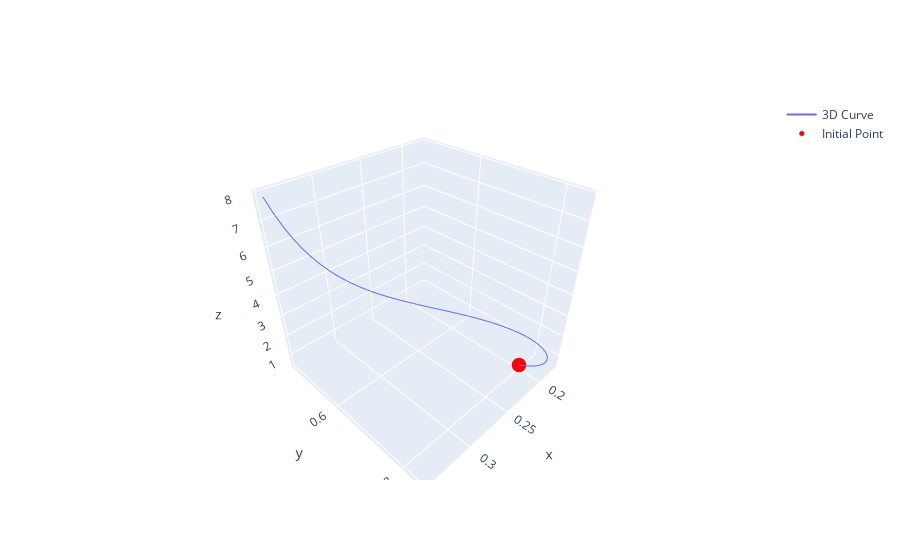

Notebook cell for this chart:
### Code cell
import numpy as np
from scipy.integrate import odeint
import plotly.graph_objects as go
import Inicia as ini

# Concentracoes iniciais
cmin, cmax = ini.concentrations()

# Saturacoes inciais a esquerda no plano cl
# ul, vl, cl = ini.Ul()

# Saturacoes iniciais a direita no plano cr
# ur, vr, cr = ini.Ur()
"""
# Viscosidades
muwl = ini.muw(cl)
muwr = ini.muw(cr)

"""
muw0, muo, mug = ini.viscosidades()

# Define the viscosity functions
def muw(c):
    # Viscosity of water
    return muw0 + c

def muwc(c):
    # dmuw/dc
    return 1.0

# Define the denominator function
def D(u, v, c):
    # Denominator
    w = 1 - u - v
    return u**2 / muw(c) + v**2 / muo + w**2 / mug

# Define the partial derivatives of D
def Du(u, v, c):
    # dD/du
    w = 1 - u - v
    return 2 * u / muw(c) - 2 * w / mug

def Dv(u, v, c):
    # dD/dv
    w = 1 - u - v
    return 2 * v / muo - 2 * w / mug

def Dc(u, v, c):
    # dD/dc
    return -muwc(c) * u**2 / muw(c) ** 2
# Define the functions f, g, and a
def f(u, v, c):
    return (u ** 2 / muw(c)) / D(u, v, c)


def g(u, v, c):
    return (v ** 2 / muo) / D(u, v, c)


def a(c):
    return c **0.5


def fw(u, v, c):
    # fw
    return (u ** 2 / muw(c)) / D(u, v, c)


def fwu(u, v, c):
    # dfw/du
    return (2 * u / muw(c) * D(u, v, c) - u ** 2 / muw(c) * Du(u, v, c)) / (
        D(u, v, c) ** 2
    )


def fwv(u, v, c):
    # dfw/dv
    return (-(u ** 2) / muw(c) * Dv(u, v, c)) / (D(u, v, c) ** 2)


def fwc(u, v, c):
    # dfw/dc
    return (
        u ** 2
        * (-(muwc(c) / muw(c) ** 2) * D(u, v, c) - Dc(u, v, c) / muw(c))
        / (D(u, v, c) ** 2)
    )


def fo(u, v, c):
    # fo
    return (v ** 2 / muo) / D(u, v, c)


def fou(u, v, c):
    # dfo/du
    return (-(v ** 2) / muo) * Du(u, v, c) / (D(u, v, c) ** 2)


def fov(u, v, c):
    # dfo/dv
    return (2 * v / muo * D(u, v, c) - v ** 2 / muo * Dv(u, v, c)) / (
        D(u, v, c) ** 2
    )


def foc(u, v, c):
    # dfo/dc
    return -(v ** 2) / muo * Dc(u, v, c) / (D(u, v, c) ** 2)


def fg(u, v, c):
    # fg
    w = 1 - u - v
    return (w ** 2 / mug) / D(u, v, c)


def fgu(u, v, c):
    # dfg/du
    w = 1 - u - v
    return (-2 * w / mug * D(u, v, c) - w ** 2 / mug * Du(u, v, c)) / (
        D(u, v, c) ** 2
    )


def fgv(u, v, c):
    # dfg/dv
    w = 1 - u - v
    return (-2 * w / mug * D(u, v, c) - w ** 2 / mug * Dv(u, v, c)) / (
        D(u, v, c) ** 2
    )


def fgc(u, v, c):
    # dfg/dv
    w = 1 - u - v
    return (-(w ** 2) / mug * Dc(u, v, c)) / (D(u, v, c) ** 2)

# Define the right-hand side of the system of ODEs
def model(y, t, f, g, a, fR, uR, gR, vR, cR, sigma):
    u, v, c = y
    du_dt = f(u, v, c) - sigma*u - (fR - sigma*u) * (u - uR)
    dv_dt = g(u, v, c) - sigma * v - (gR - sigma*v) * (v - vR)
    dc_dt = sigma * (a(c) - a(cR)) + (fR - sigma*u) * (c - cR)
    return [du_dt, dv_dt, dc_dt]

# Set the parameter values

uR = 0.2
vR = 0.3
cR = 0.4
fR = f(uR, vR, cR)
gR = g(uR, vR, cR)
aR = a(cR)
sigma = fR / uR
  


# Set the initial conditions u0 + v0 <=1, 0 <=c0 <=1
u0 = 0.6
v0 = 0.8
c0 = 0.2

y0 = [u0, v0, c0] # insert initial values for u, v, and c here

T = 10 # insert value for T here
N = 100 # insert value for N here
# Set the time points at which to solve the system
t = np.linspace(0, T, N) # insert values for T and N here

# Solve the system of ODEs
sol = odeint(model, y0, t, args=(f, g, a, fR, uR, gR, vR, cR, sigma))

# Extract the solutions for u, v, and c
u = sol[:,0]
v = sol[:,1]
c = sol[:,2]
# Plot the solutions
fig = go.Figure()
fig.add_trace(go.Scatter3d(x=c, y=v, z=u, mode='lines', name='3D Curve'))
# Add the red ball at the initial point
fig.add_trace(go.Scatter3d(x=[c0], y=[v0], z=[u0], mode='markers', marker=dict(size=5, color='red'), name='Initial Point'))
fig.show()

### Figure 1 — Plotly figure (JSON) as saved in the notebook; plotly's stock layout.template omitted (floating-point values rounded to 4 significant figures)
{"data": [{"mode": "lines", "name": "3D Curve", "type": "scatter3d", "x": [0.2, 0.1986, 0.1972, 0.1959, 0.1946, 0.1933, 0.1921, 0.1909, 0.1898, 0.1887, 0.1877, 0.1867, 0.1857, 0.1848, 0.1839, 0.1831, 0.1823, 0.1815, 0.1808, 0.1802, 0.1796, 0.179, 0.1785, 0.1781, 0.1776, 0.1773, 0.177, 0.1768, 0.1766, 0.1764, 0.1764, 0.1763, 0.1764, 0.1765, 0.1767, 0.1769, 0.1772, 0.1775, 0.178, 0.1784, 0.179, 0.1796, 0.1803, 0.1811, 0.1819, 0.1828, 0.1838, 0.1849, 0.186, 0.1872, 0.1885, 0.1898, 0.1913, 0.1928, 0.1944, 0.196, 0.1978, 0.1996, 0.2015, 0.2035, 0.2056, 0.2077, 0.21, 0.2123, 0.2147, 0.2172, 0.2197, 0.2224, 0.2251, 0.2279, 0.2308, 0.2338, 0.2368, 0.24, 0.2432, 0.2465, 0.2498, 0.2533, 0.2568, 0.2604, 0.2641, 0.2678, 0.2717, 0.2756, 0.2795, 0.2836, 0.2877, 0.2919, 0.2961, 0.3004, 0.3048, 0.3093, 0.3138, 0.3184, 0.323, 0.3277, 0.3325, 0.3373, 0.3422, 0.3471], "y": [0.8, 0.8075, 0.814, 0.8195, 0.8242, 0.8283, 0.8318, 0.8347, 0.8372, 0.8392, 0.8407, 0.842, 0.8428, 0.8434, 0.8436, 0.8436, 0.8433, 0.8427, 0.8419, 0.8409, 0.8397, 0.8382, 0.8365, 0.8347, 0.8327, 0.8304, 0.8281, 0.8255, 0.8228, 0.8199, 0.8169, 0.8137, 0.8104, 0.807, 0.8034, 0.7997, 0.7959, 0.792, 0.7879, 0.7838, 0.7795, 0.7752, 0.7707, 0.7661, 0.7615, 0.7567, 0.7519, 0.747, 0.742, 0.7369, 0.7317, 0.7265, 0.7212, 0.7159, 0.7105, 0.705, 0.6995, 0.6939, 0.6883, 0.6826, 0.6769, 0.6711, 0.6654, 0.6595, 0.6537, 0.6478, 0.6419, 0.6359, 0.63, 0.624, 0.618, 0.612, 0.606, 0.6, 0.5939, 0.5879, 0.5819, 0.5758, 0.5698, 0.5638, 0.5578, 0.5517, 0.5457, 0.5398, 0.5338, 0.5278, 0.5219, 0.516, 0.5101, 0.5042, 0.4984, 0.4926, 0.4868, 0.481, 0.4753, 0.4696, 0.4639, 0.4583, 0.4527, 0.4471], "z": [0.6, 0.621, 0.6412, 0.6607, 0.6796, 0.698, 0.7161, 0.7339, 0.7514, 0.7687, 0.7859, 0.8029, 0.8199, 0.8368, 0.8536, 0.8705, 0.8873, 0.9042, 0.9212, 0.9382, 0.9554, 0.9726, 0.99, 1.008, 1.025, 1.043, 1.061, 1.079, 1.098, 1.116, 1.135, 1.155, 1.174, 1.194, 1.214, 1.234, 1.255, 1.276, 1.298, 1.319, 1.342, 1.364, 1.387, 1.411, 1.435, 1.46, 1.485, 1.511, 1.537, 1.564, 1.592, 1.62, 1.649, 1.679, 1.709, 1.741, 1.773, 1.807, 1.841, 1.876, 1.913, 1.951, 1.99, 2.03, 2.072, 2.115, 2.16, 2.207, 2.256, 2.307, 2.36, 2.415, 2.473, 2.534, 2.598, 2.665, 2.736, 2.811, 2.89, 2.973, 3.063, 3.157, 3.259, 3.367, 3.484, 3.61, 3.746, 3.894, 4.055, 4.232, 4.426, 4.641, 4.881, 5.149, 5.452, 5.798, 6.195, 6.656, 7.2, 7.849]}, {"marker": {"color": "red", "size": 5}, "mode": "markers", "name": "Initial Point", "type": "scatter3d", "x": [0.2], "y": [0.8], "z": [0.6]}], "layout": {}}
